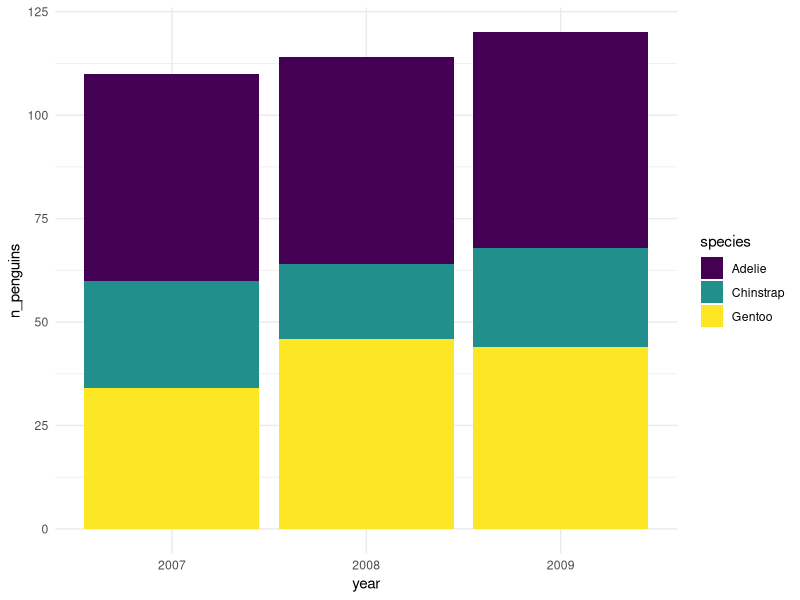
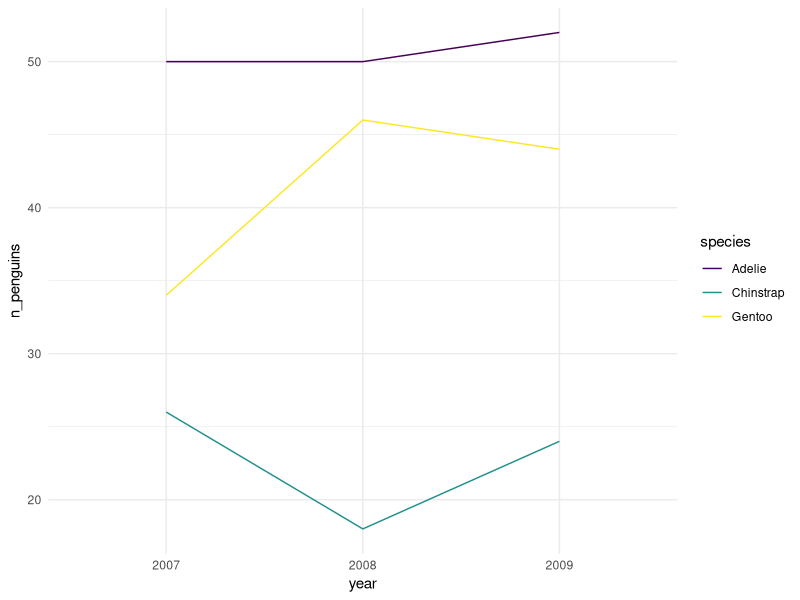
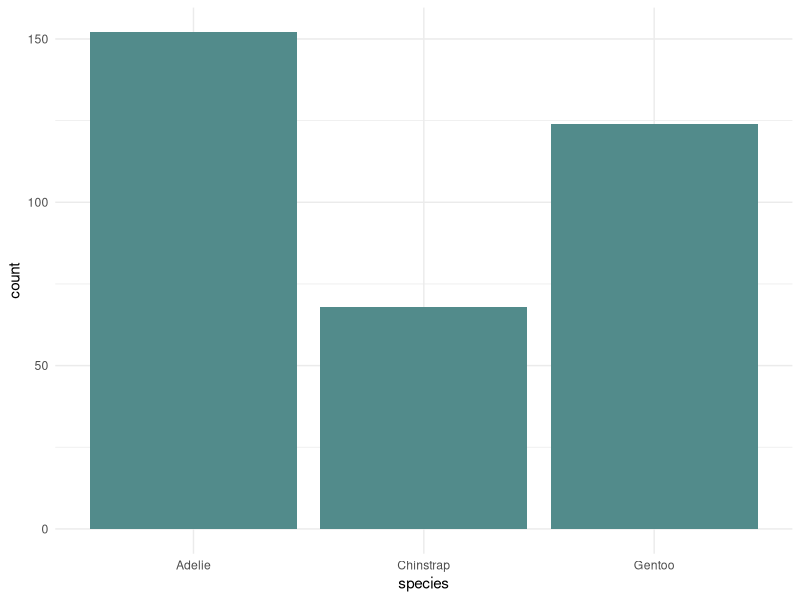
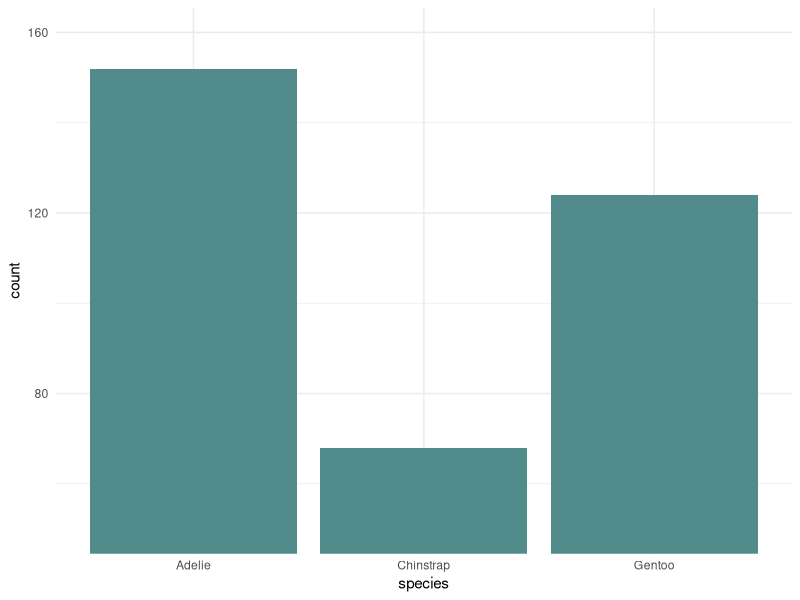
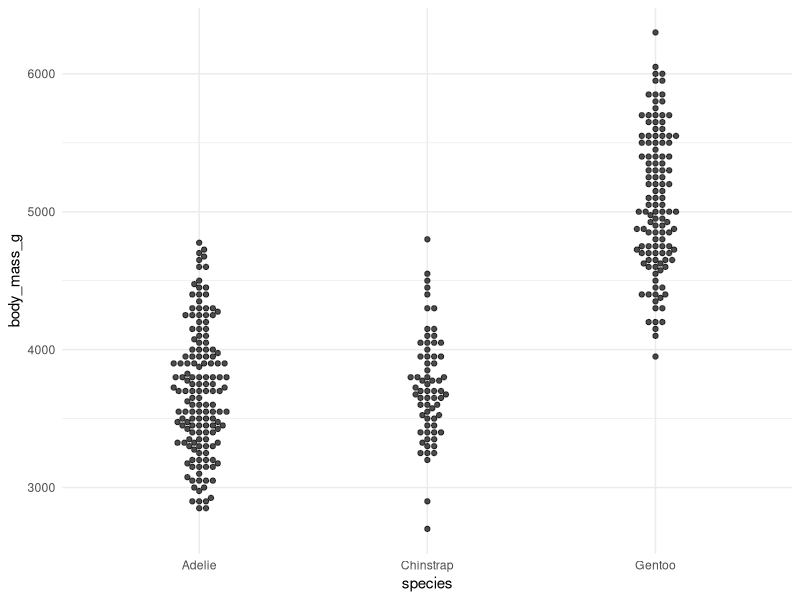
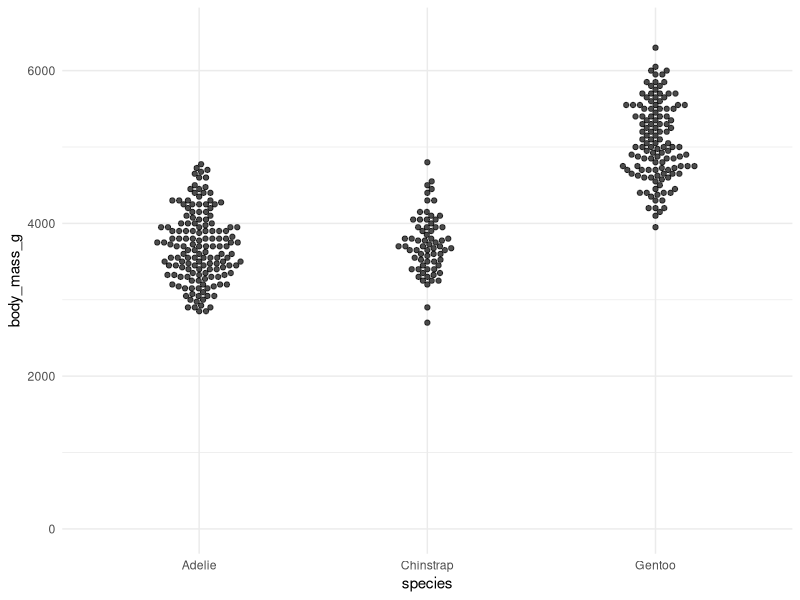
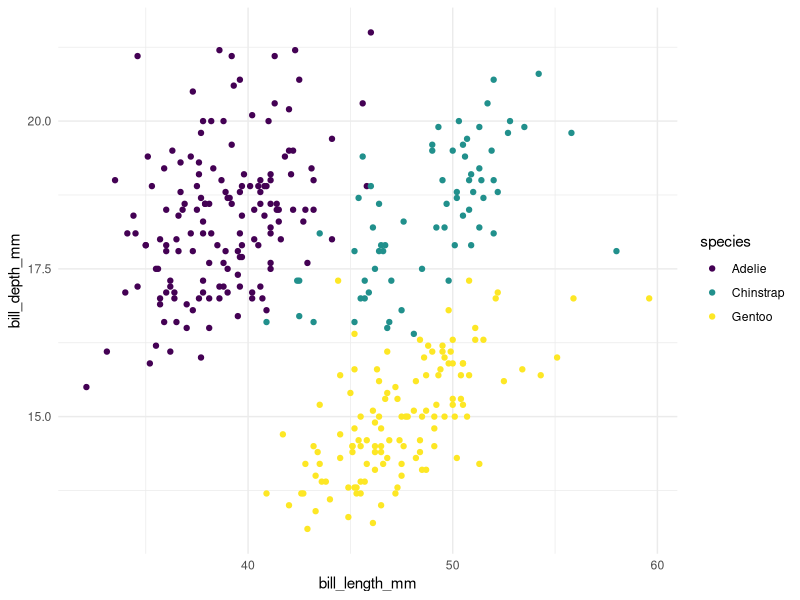
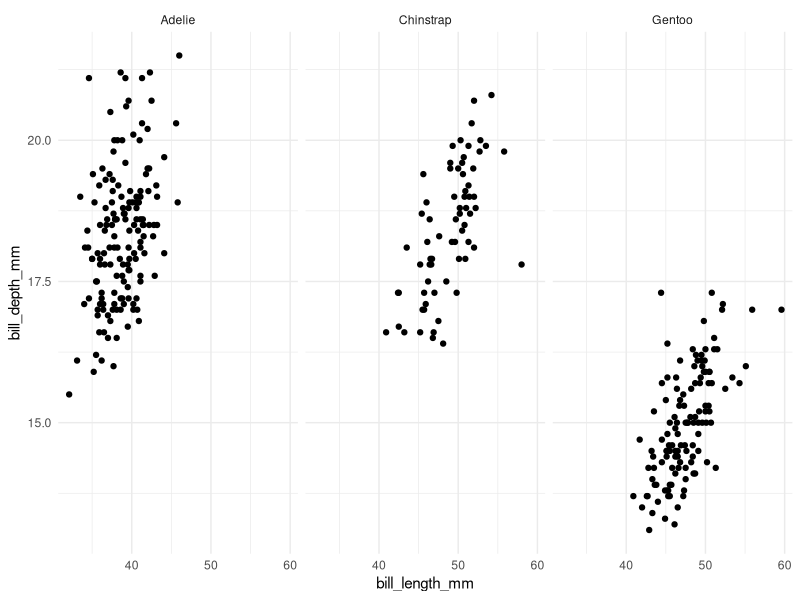

Reproduce these figures in R, in order.
## ---- chunk 1
library(tidyverse)
library(palmerpenguins)
theme_set(theme_minimal())

penguins_sum <- penguins |> group_by(species, year) |>
  summarise(n_penguins = n()) |>
  mutate(year = factor(year))

ggplot(data = penguins_sum, aes(x = year, fill = species)) +
  geom_col(aes(y = n_penguins)) +
  theme_minimal() +
  scale_fill_viridis_d()
## ---- chunk 2

ggplot(data = penguins_sum, aes(x = year, y = n_penguins,
                                colour = species, group = species)) +
  geom_line() +
  theme_minimal() +
  scale_colour_viridis_d()
## ---- chunk 3
ggplot(data = penguins, aes(x = species)) +
  geom_bar(fill = "darkslategray4") +
  theme_minimal()
## ---- chunk 4
ggplot(data = penguins, aes(x = species)) +
  geom_bar(fill = "darkslategray4") +
  coord_cartesian(ylim = c(50, 160)) +
  theme_minimal()
## ---- chunk 5
library(ggbeeswarm)
ggplot(data = penguins, aes(x = species, y = body_mass_g)) +
  geom_beeswarm(alpha = 0.7) +
  theme_minimal()
## ---- chunk 6
ggplot(data = penguins, aes(x = species, y = body_mass_g)) +
  geom_beeswarm(alpha = 0.7) +
  theme_minimal() +
  ylim(c(0, 6500))
## ---- chunk 7
ggplot(data = penguins, aes(x = bill_length_mm, y = bill_depth_mm)) +
  geom_point(aes(colour = species)) +
  scale_colour_viridis_d() +
  theme_minimal()
## ---- chunk 8
ggplot(data = penguins, aes(x = bill_length_mm, y = bill_depth_mm)) +
  geom_point() +
  facet_wrap( ~ species) +
  theme_minimal() 
## ---- chunk 9
penguins <- penguins |> mutate(species_island_sex = interaction(species, 
                                                                island,
                                                                sex))
ggplot(data = penguins |>
         filter(!is.na(sex)), aes(x = bill_length_mm, y = bill_depth_mm)) +
  geom_point(aes(colour = species_island_sex)) +
  scale_colour_viridis_d() +
  theme_minimal()
## ---- chunk 10
ggplot(data = penguins |> filter(!is.na(sex)), 
                                 aes(x = bill_length_mm, y = bill_depth_mm)) +
  geom_point() +
  facet_wrap(~ species_island_sex) +
  theme_minimal()
## ---- chunk 11
ggplot(data = penguins |> filter(!is.na(sex)), 
                                 aes(x = bill_length_mm, y = bill_depth_mm, colour = sex, shape = species)) +
  geom_point() +
  facet_wrap(~island) +
  theme_minimal()
## ---- chunk 12

ggplot(data = penguins |> filter(!is.na(sex)),
       aes(x = bill_length_mm, y = bill_depth_mm, colour = sex)) +
         geom_point() + 
  facet_grid(species ~ island) + 
  theme_minimal()
## ---- chunk 13
ggplot(data = penguins, aes(x = island)) +
  geom_bar(fill = "darkslategray4") +
  theme_minimal()
## ---- chunk 14
penguins_island <- penguins |> count(island)
ggplot(penguins_island, aes(x = "", y = n, fill = island)) +
  geom_bar(stat = "identity", width = 1, colour = "white") +
  coord_polar("y", start = 0) +
  theme_void() +
  scale_fill_viridis_d()
